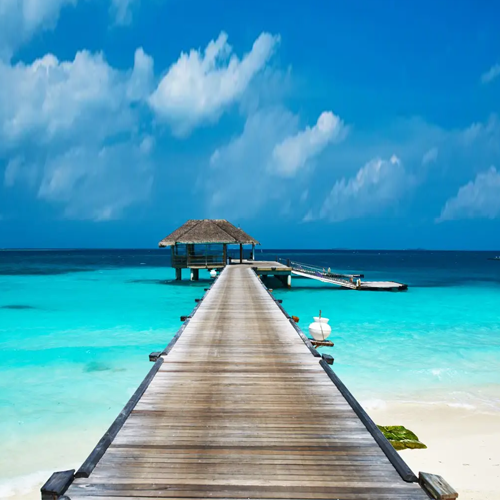
#> input picture images/1.png, 500 x 500 px
$ python main.py   (older library calls are emulated)
#> lines starting #> are read from the running program, lines starting #| are printed output that depends on the picture
### utils.py
#!/usr/bin/env python3
# _*_ coding: utf-8 _*_
# @Author : zxiaosi
# @Time : 2022/7/26 14:07
# @desc : 工具包
import os

import cv2
import numpy as np

from loguru import logger

from config import setting


def get_picture_attribute(img_flow: np.ndarray):
    """
    得到图片的属性

    :param img_flow: 图片流
    """
    assert img_flow is not None, "图片流不能为空"

    height, width, *rest = img_flow.shape  # 图片的行、列、通道数 (灰度图没有通道)
    logger.info(f"图片的行、列、通道数: {height, width, *rest}, 图片的类型: {img_flow.dtype}, 图片的大小: {img_flow.size}kb")


def read_picture(path: str, flag: int = 1) -> np.ndarray:
    """
    将图片转为图片流

    :param path: 图片路径
    :param flag: 1:彩色图片，0:灰度图片（默认彩色图）
    :return: 图片流
    """
#> called with path = './images/1.png', flag = 0
    assert os.path.exists(path), "图片必须存在"

    """
    cv2.imread 读取图片
    :param filename: 图片路径
    :param flags: 1:彩色图片，0:灰度图片 更多详情: https://blog.csdn.net/luxgang/article/details/103509951
    :return: 图片流
    """
    image_flow = cv2.imread(filename=path, flags=flag)
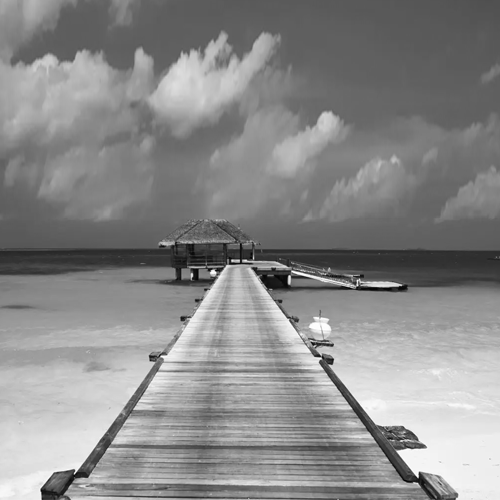
#> image_flow: shape (500, 500); min 1, max 255, mean 138.3

    return image_flow


# [76 lines left out: functions show_picture, save_picture, write_text_on_picture, not called in this run]


def scale_picture(gray_img: np.ndarray, scale: float | tuple) -> np.ndarray:
    """
    缩放图片

    :param gray_img: 图片流
    :param scale: 缩放倍数
    :return: 图片流
    """
    assert gray_img is not None, "图片流不能为空"

    """
    cv2.resize 缩放图片
    :param src: 图片流
    :param dsize: 缩放后的尺寸
    :param fx: 水平缩放比例
    :param fy: 垂直缩放比例
    :param interpolation: 插值方式
    :return: 图片流
    """
    if isinstance(scale, float):
        assert scale > 0, "缩放倍数必须大于0"
        gray_img = cv2.resize(src=gray_img, dsize=(0, 0), fx=scale, fy=scale, interpolation=cv2.INTER_NEAREST)

    if isinstance(scale, tuple):
        gray_img = cv2.resize(src=gray_img, dsize=scale, fx=0, fy=0, interpolation=cv2.INTER_NEAREST)

    return gray_img


def binarization(image_flow: np.ndarray) -> np.ndarray:
    """
    二值化图像的增强

    :param image_flow: 输入图
    :return: 二值化后的图
    """
    assert image_flow is not None, "图片流不能为空"

    # https://blog.csdn.net/bugang4663/article/details/109589177
    """
    cv2.adaptiveThreshold 自适应阈值二值化
    :param src: 图片流
    :param maxValue: 阈值
    :param adaptiveMethod: 阈值计算方式
    :param thresholdType: 阈值类型
    :param blockSize: 要分成的区域大小 (奇数)
    :param C: 每个区域计算出的阈值的基础上在减去这个常数作为这个区域的最终阈值
    :return: 图片流
    """
    dst = cv2.adaptiveThreshold(src=image_flow, maxValue=255, adaptiveMethod=cv2.ADAPTIVE_THRESH_GAUSSIAN_C,
                                thresholdType=cv2.THRESH_BINARY, blockSize=15, C=1)

    return dst

### gradient_map.py
#!/usr/bin/env python3
# _*_ coding: utf-8 _*_
# @Author : zxiaosi
# @Time : 2022/7/27 11:12
# @desc : 三种梯度图处理方法
# 参考：https://blog.csdn.net/Ms_X_Zi/article/details/96424896
import cv2
import numpy as np


def grad_map_sobel(img_flow: np.ndarray) -> np.ndarray:
    """
    图片梯度处理(边缘检测) -- Sobel滤波器

    :param img_flow: 图片流
    :return: 图片流
    """

    """
    cv2.Sobel 滤波器
    :param src: 图片流
    :param ddepth: 输出图片深度, -1:输出原图片深度
    :param dx: 横向滤波器类型
    :param dy: 纵向滤波器类型
    :param ksize: 滤波器大小, 3, 5, 7
    :param scale: 放缩比例
    :param delta: 偏差
    :param borderType: 边界处理方式
    :return: 图片流
    """
    grad_x = cv2.Sobel(img_flow, cv2.CV_64F, 1, 0)
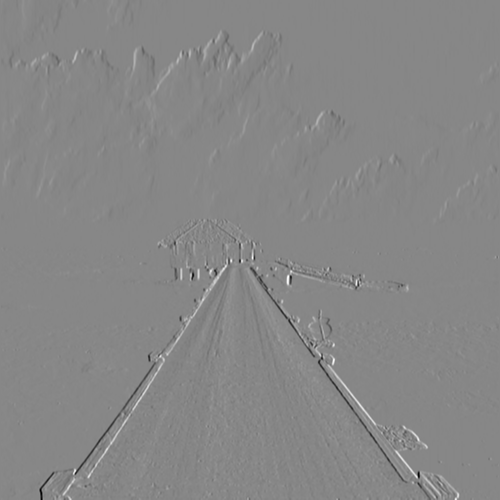
#> grad_x: shape (500, 500) float64; min -889, max 789, mean -0.1; drawn with min black and max white
    grad_y = cv2.Sobel(img_flow, cv2.CV_64F, 0, 1)
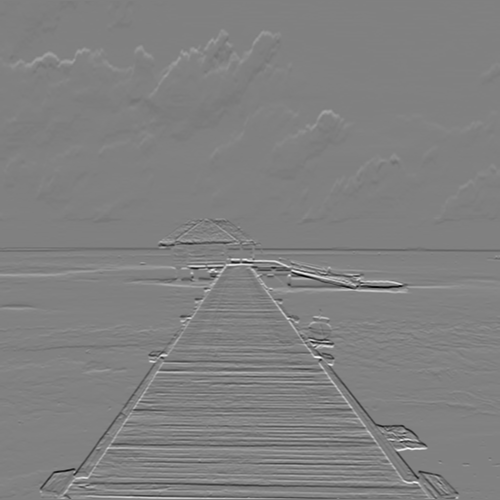
#> grad_y: shape (500, 500) float64; min -889, max 870, mean 0.7; drawn with min black and max white

    """
    cv2.convertScaleAbs 放缩
    :param src: 图片流
    :param alpha: 放缩比例
    :param beta: 偏差
    :return: 图片流
    """
    grad_abs_x = cv2.convertScaleAbs(grad_x)
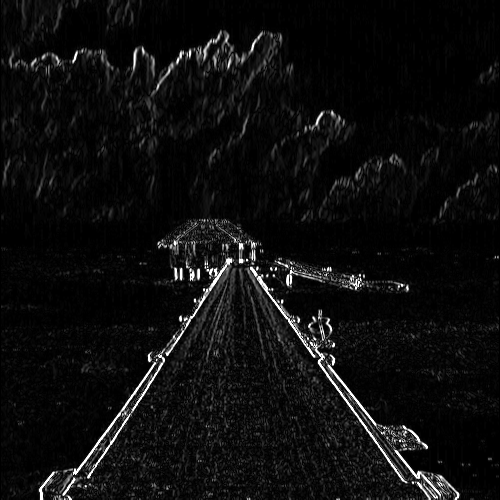
#> grad_abs_x: shape (500, 500); min 0, max 255, mean 13.9
    grad_abs_y = cv2.convertScaleAbs(grad_y)
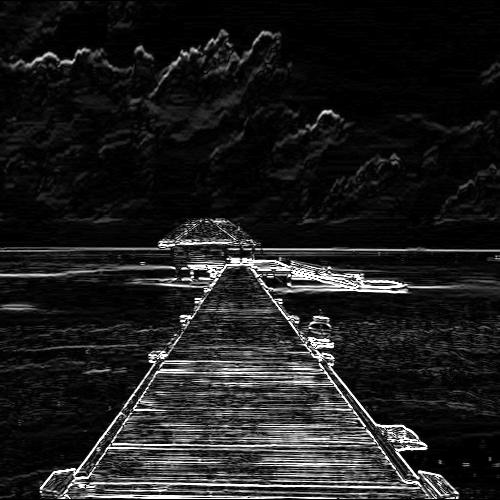
#> grad_abs_y: shape (500, 500); min 0, max 255, mean 30.2

    """
    cv2.addWeighted 混合
    :param src1: 图片流1
    :param alpha: 放缩比例1
    :param src2: 图片流2
    :param beta: 放缩比例2
    :param gamma: 偏差
    :return: 图片流
    """
    grad_xy = cv2.addWeighted(grad_abs_x, 0.5, grad_abs_y, 0.5, 0)
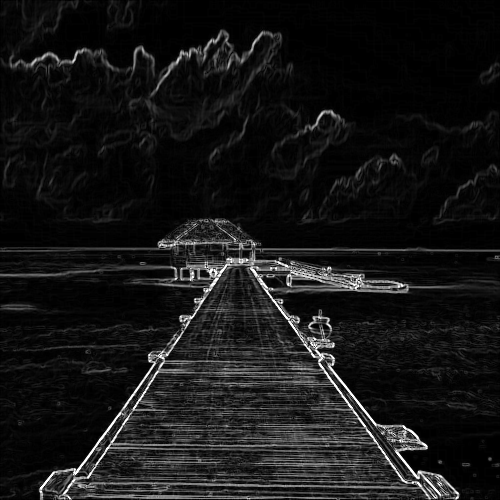
#> grad_xy: shape (500, 500); min 0, max 255, mean 22

    return grad_xy


# [76 lines left out: functions grad_map_scharr, grad_map_laplacian, not called in this run]

### main.py
#!/usr/bin/env python3
# _*_ coding: utf-8 _*_
# @Author : zxiaosi
# @Time : 2022/7/26 14:03
# @desc : 主函数
import os

import cv2
import numpy as np

from loguru import logger

from config import setting
from gradient_map import grad_map_sobel, grad_map_scharr, grad_map_laplacian
from utils import show_picture, read_picture, save_picture, get_picture_attribute, scale_picture, binarization, \
    write_text_on_picture


def gradient_map(img_flow: np.ndarray, choice: int = 1):
    match choice:
        case 1:
            grad_xy = grad_map_sobel(img_flow)
        case 2:
            grad_xy = grad_map_scharr(img_flow)
        case 3:
            grad_xy = grad_map_laplacian(img_flow)
        case _:
            logger.error("gradient_map() takes argument error!!!")
            return None

    return grad_xy


def handle_image(img_path: str) -> np.ndarray:
    """
    处理图片

    :param img_path: 图片路径
    :return: 图片流
    """

    gray_image = read_picture(path=img_path, flag=0)  # 读取图片(灰度图)

    get_picture_attribute(img_flow=gray_image)  # 得到图片的属性

    scale_image = scale_picture(gray_img=gray_image, scale=setting.ZOOM_RATIO)  # 将图片缩小2倍

    # 图片梯度处理, choice: 1-sobel, 2-scharr, 3-laplacian
    grad_image = gradient_map(img_flow=scale_image, choice=setting.GRAD_MAP_CHOICE)

    bin_image = binarization(image_flow=grad_image)  # 二值化
#> in binarization, `dst = cv2.adaptiveThreshold(src=image_flow, maxValue=255, adaptiveMeth..`:
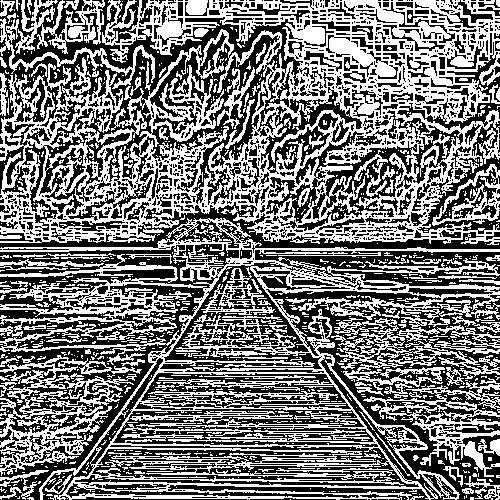
#> dst: shape (500, 500); 47.5% white in thin lines or dots

    return bin_image


def abs_diff_image(img_path1: str, img_path2: str) -> np.ndarray:
    """
    求两张图片的绝对差

    :param img_path1: 图片1路径
    :param img_path2: 图片2路径
    :return: 图片流
    """

    assert os.path.exists(img_path1) and os.path.exists(img_path1), "image_path1 和 image_path2 不存在"

    image_flow1 = handle_image(img_path1)
    image_flow2 = handle_image(img_path2)

    assert image_flow1.shape == image_flow2.shape, "两张图片大小不一致, 请调整图片大小"

    """
    cv2.absdiff
    :param src1: 图片流1
    :param src2: 图片流2
    :return: 图片流
    """
    abs_img = cv2.absdiff(image_flow1, image_flow2)

    return abs_img


# [42 lines left out: function frame_difference, not called in this run]


if __name__ == '__main__':
#> (the run stopped early here; a loop or call above may not have finished)
